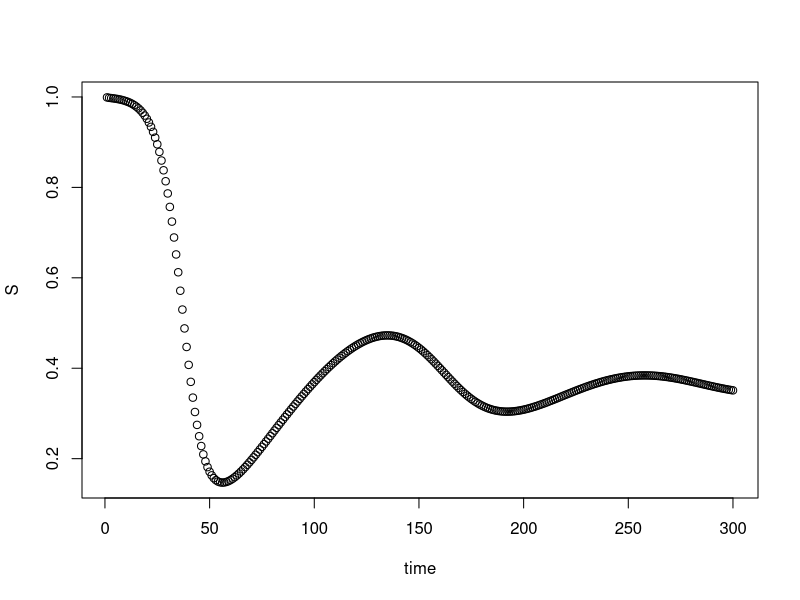

Generate this figure with R:
### Dynamics of SARS-CoV-2 with waning immunity
### Thomas Crellen thomas.crellen@bdi.ox.ac.uk, April 2020
### SEIRS discrete time model, exponential distributions

#Clear R environment
remove(list = ls())

#libraries
require(testthat)

#parameters
sigma_recip <- 4.5        #Average duration of latent period (days)     [From He, X., et al. Temporal dynamics in viral shedding and transmissibility of COVID-19. Nat Med (2020). https://doi.org/10.1038/s41591-020-0869-5]
gamma_recip <- 3.07       #Average duration of infectiousness (days)    [From He, X., et al.]
R0 <- 2.8
beta <- R0*(1/gamma_recip)
omega_recip <- 90

#vectors
pars <- c(beta=beta, sigma=1/sigma_recip, gamma=1/gamma_recip, omega=1/omega_recip)
time <- seq(1, 300, 1)

# State variables
yini <- c(S = 0.999, E = 0, I = 0.001, R = 0)
S = E = I = R = N = numeric(length(time))

#Pars
beta = pars["beta"]
sigma = pars["sigma"]
gamma = pars["gamma"]
omega = pars["omega"]

S[1] <- yini["S"]
E[1] <- yini["E"]
I[1] <- yini["I"]
R[1] <- yini["R"]

N[1] = S[1] + E[1] + I[1] + R[1]

for(i in 1:(length(time)-1)){
   t = time[i]
  
  S[(i+1)] = S[i] + omega*R[i] - beta*S[i]*I[i]
  E[(i+1)] = E[i] + beta*S[i]*I[i] - E[i]*sigma
  I[(i+1)] = I[i] + E[i]*sigma - I[i]*gamma
  R[(i+1)] = R[i] + I[i]*gamma - omega*R[i]
  
  #Check population size (N) = 1
  N[(i+1)] = S[(i+1)] + E[(i+1)] + I[(i+1)] + R[(i+1)]
  test_that("Initial Pop size (N) = 1", expect_equal(N[(i+1)], 1))
    
}

#Store as data.frame
out <- data.frame(time=time, S=S, E=E, I=I, R=R)
#plot
with(out, plot(S~time))
